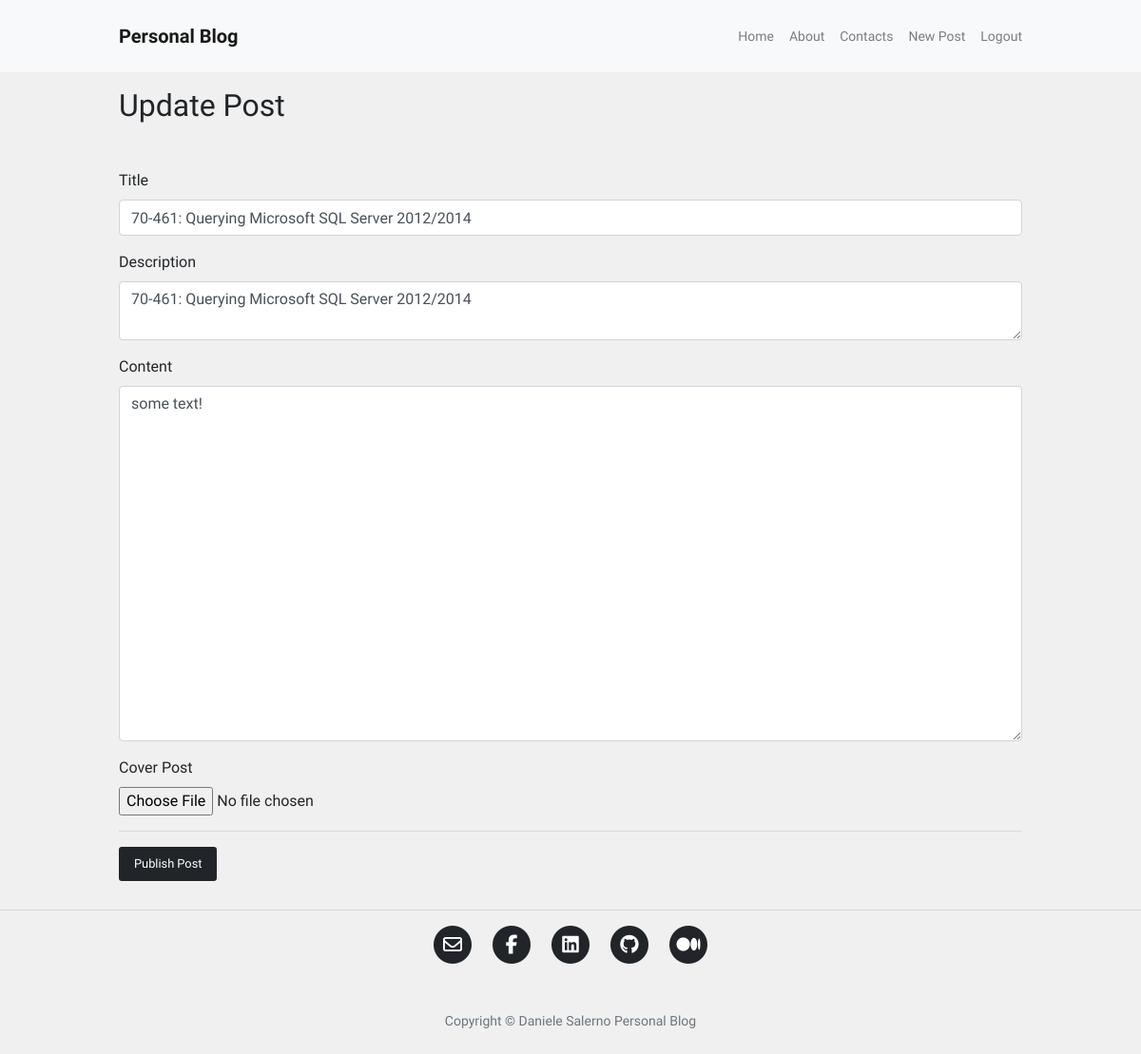
The app's page /post/2/update (signed in) with its own data.
### blog/models.py (models this page shows, shortened)
class Post(db.Model):
    id = db.Column(db.Integer, primary_key=True)
    user_id = db.Column(db.Integer, db.ForeignKey('user.id'), nullable=False)
    insert_time = db.Column(db.DateTime, default=datetime.now)
    title = db.Column(db.String(120), nullable=False)
    description = db.Column(db.String(240))
    body = db.Column(db.Text(), nullable=False)
    slug = db.Column(db.String(250))
    image = db.Column(db.String(120))

### blog/routes.py (the view)
@app.route("/post/<int:post_id>/update", methods=["GET", "POST"])
@login_required
def post_update(post_id):
    post_instance = Post.query.get_or_404(post_id)
    if post_instance.author != current_user:
        abort(403)
    form = PostForm()
    if form.validate_on_submit():
        post_instance.title = form.title.data
        post_instance.description = form.description.data
        post_instance.body = form.body.data
        if form.image.data:
            try:
                image = save_picture(form.image.data)
                post_instance.image = image
            except Exception:
                db.session.commit()
                flash('Error occoured during image upload')
                return redirect(url_for('post_update', post_id=post_instance.id))
        db.session.commit()
        return redirect(url_for('post_detail', post_slug=post_instance.slug))
    elif request.method == "GET":
        form.title.data = post_instance.title
        form.description.data = post_instance.description
        form.body.data = post_instance.body
    post_image = post_instance.image or None
    return render_template("post_editor.html", form=form, post_image=post_image)

### blog/forms.py
class PostForm(FlaskForm):
    title = StringField('Title',
                        validators=[DataRequired('Mandatory Field!'),
                        Length(min=3, max=120, message="title range from 3 to 120 chars")]
                        )
    description = TextAreaField('Description',
                                validators=[Length(max=240, message="description no more than 240 chars")]
                        )
    body = TextAreaField('Content', validators=[DataRequired('Mandatory Field!')])
    image = FileField('Cover Post', validators=[FileAllowed(['jpg', 'jpeg', 'png'])])
    submit = SubmitField('Publish Post')

### blog/models.py (called while the page is built)
@login_manager.user_loader
def load_user(id):
    return User.query.get(int(id))

### blog/templates/post_editor.html (shortened to what this page needs)
{% extends 'base.html' %}
{% block content %}
<div class="container content-container mt-3 px-3 px-lg-0">
    {% if request.path == "/create-post" %}
    <h2>Create New Post</h2>
    {% else %}
    <h2>Update Post</h2>
    {% endif %}
    <div class="row no-gutters">
        <div class="col">
            <form method="POST" enctype="multipart/form-data" novalidate>
                <div class="form-group">
                    {{ form.title.label }}
                    {{ form.title(class="form-control") }}
                </div>
                <div class="form-group">
                    {{ form.description.label }}
                    {{ form.description(class="form-control") }}
                </div>
                <div class="form-group">
                    {{ form.body.label }}
                    {{ form.body(class="form-control", rows=15) }}
                </div>
                <div class="form-group">
                    {{ form.image.label }}
                    {{ form.image(class="form-control-file") }}
                </div>
                <hr>
                {{ form.submit(class="btn btn-sm btn-outline-secondary mouse-cursor-gradient-tracking") }}
            </form>
        </div>
    </div>
</div>
{% endblock %}

### blog/static/blog.css (style rules this page uses)
html, body { font-family: 'Oxanium', sans-serif; background-color: #f0f0f0; }
.content-container { max-width: 950px; margin-top: 30px; margin-bottom: 30px; padding: 0px; }

### blog/static/animations.css (style rules this page uses)
.container { overflow-x: hidden; width: 100%; }
.mouse-cursor-gradient-tracking { position: relative; background: #212529; padding: 0.5rem 1rem; font-size: 0.8rem; border: none; color: white; cursor: pointer; outline: none; overflow: hidden; }
.mouse-cursor-gradient-tracking:before { --size: 0; content: ''; position: absolute; left: var(--x); top: var(--y); width: var(--size); height: var(--size); background: radial-gradient(circle closest-side, white, transparent); transform: translate(-50%, -50%); transition: width 0.2s ease, height 0.2s ease; }

### records on screen
Post: title "70-461: Querying Microsoft SQL Server 2012/2014", description "70-461: Querying Microsoft SQL Server 2012/2014", body "some text!"
